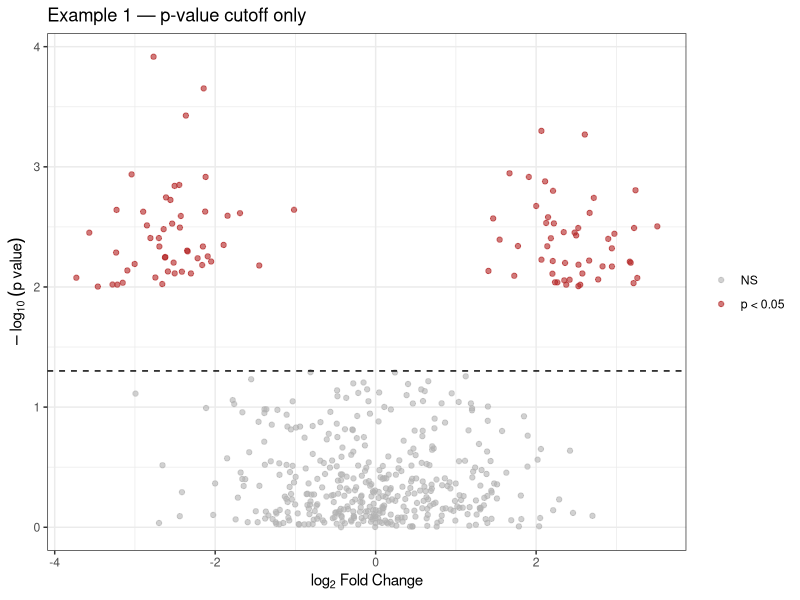
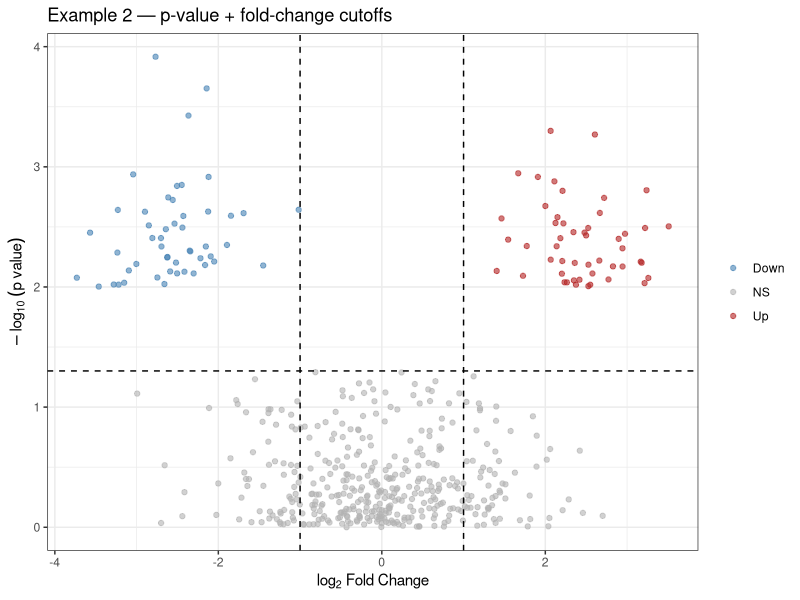
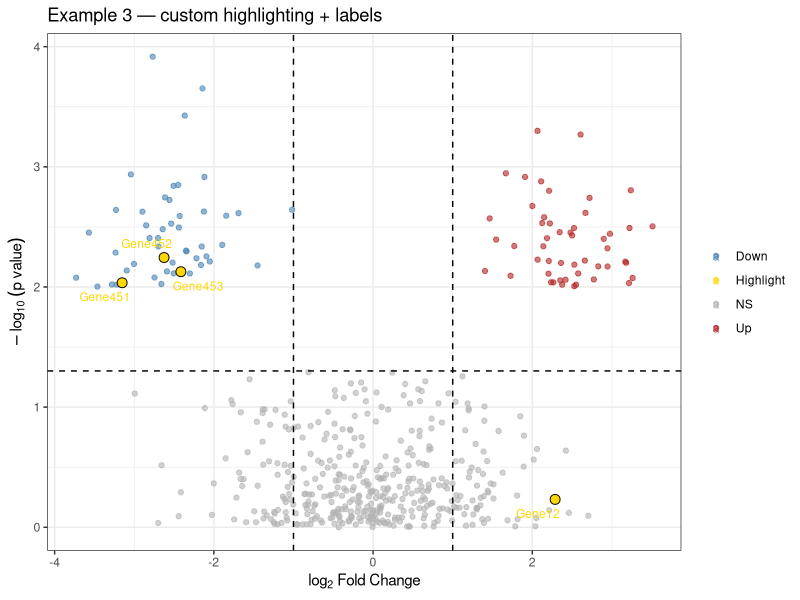
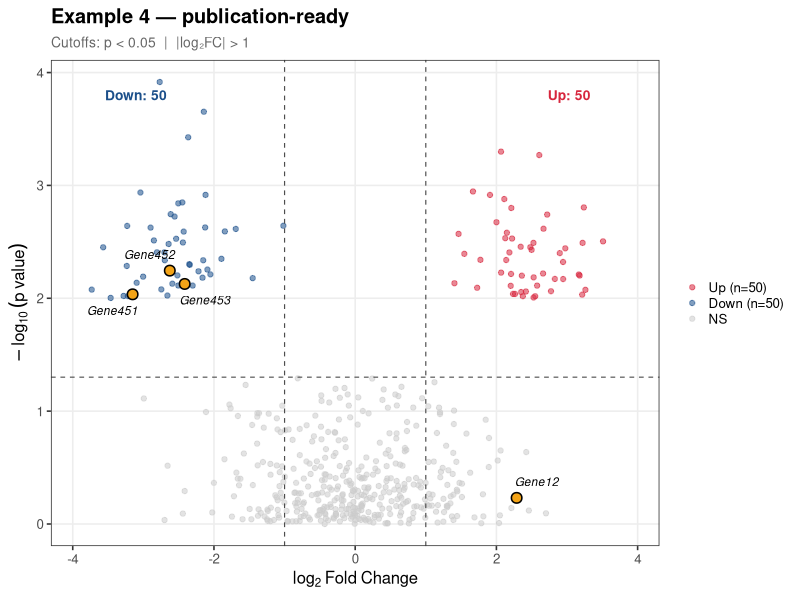

Reproduce these figures in R, in order.
# =============================================================================
# Volcano Plot Tutorial
# Builds from a minimal example to a fully customized publication figure.
# Requires: ggplot2, ggrepel
#   install.packages(c("ggplot2", "ggrepel"))
# =============================================================================

library(ggplot2)
library(ggrepel)


# =============================================================================
# SIMULATED DATA
# Replace `df` with your own data frame. It must have at least two columns:
#   - log2FC : numeric, log2 fold-change (x-axis)
#   - pvalue  : numeric, raw p-value (y-axis, -log10 transformed)
# Optional columns used in later examples:
#   - gene    : character, feature label
#   - padj    : numeric, adjusted p-value (used instead of pvalue if preferred)
# =============================================================================

set.seed(42)
n <- 500

df <- data.frame(
  gene   = paste0("Gene", seq_len(n)),
  log2FC = c(rnorm(400, mean = 0, sd = 1),          # most genes near zero
              rnorm(50,  mean =  2.5, sd = 0.5),     # upregulated
              rnorm(50,  mean = -2.5, sd = 0.5)),    # downregulated
  pvalue = c(runif(400, 0.05, 1),
              runif(50,  1e-10, 0.01),
              runif(50,  1e-10, 0.01))
)

# Add an adjusted p-value column (here just a simple BH-like scaling for demo)
df$padj <- p.adjust(df$pvalue, method = "BH")


# =============================================================================
# EXAMPLE 1 — Minimal: p-value cutoff only
# Points above the dashed line are nominally significant (p < 0.05).
# =============================================================================

p_cutoff <- 0.05

# Color by significance: TRUE = significant, FALSE = not
df$sig <- df$pvalue < p_cutoff

ggplot(df, aes(x = log2FC, y = -log10(pvalue), color = sig)) +
  geom_point(alpha = 0.6, size = 1.5) +

  # Horizontal dashed line at the p-value threshold
  geom_hline(yintercept = -log10(p_cutoff), linetype = "dashed", color = "black") +

  # Simple two-color scale: grey = NS, red = significant
  scale_color_manual(
    values = c("FALSE" = "grey70", "TRUE" = "firebrick"),
    labels = c("NS", paste0("p < ", p_cutoff)),
    name   = NULL
  ) +

  labs(
    title = "Example 1 — p-value cutoff only",
    x     = expression(log[2]~Fold~Change),
    y     = expression(-log[10]~(p~value))
  ) +
  theme_bw()


# =============================================================================
# EXAMPLE 2 — Add a log2 fold-change cutoff
# Points are only called significant if they pass BOTH thresholds.
# The two vertical dashed lines mark ±fc_cutoff.
# =============================================================================

fc_cutoff <- 1.0   # corresponds to 2-fold change on the original scale

# Classify each point into one of three groups
df$direction <- with(df, ifelse(
  pvalue >= p_cutoff | abs(log2FC) < fc_cutoff, "NS",
  ifelse(log2FC > 0, "Up", "Down")
))

ggplot(df, aes(x = log2FC, y = -log10(pvalue), color = direction)) +
  geom_point(alpha = 0.6, size = 1.5) +

  # Significance thresholds
  geom_hline(yintercept = -log10(p_cutoff), linetype = "dashed") +
  geom_vline(xintercept = c(-fc_cutoff, fc_cutoff), linetype = "dashed") +

  scale_color_manual(
    values = c("NS" = "grey70", "Up" = "firebrick", "Down" = "steelblue"),
    name   = NULL
  ) +

  labs(
    title = "Example 2 — p-value + fold-change cutoffs",
    x     = expression(log[2]~Fold~Change),
    y     = expression(-log[10]~(p~value))
  ) +
  theme_bw()


# =============================================================================
# EXAMPLE 3 — Custom highlighting + labels
# Specify a vector of gene names to highlight in a distinct color with labels.
# ggrepel automatically moves labels to avoid overlap.
# =============================================================================

# Genes you want to call out regardless of statistical thresholds
genes_of_interest <- c("Gene451", "Gene452", "Gene453", "Gene501", "Gene12")

# Add a highlight column: "highlight" if in the list, otherwise use direction
df$highlight <- ifelse(df$gene %in% genes_of_interest, "Highlight", df$direction)

# Only label the highlighted genes (passing a label column to aes)
df$label <- ifelse(df$gene %in% genes_of_interest, df$gene, NA)

ggplot(df, aes(x = log2FC, y = -log10(pvalue), color = highlight, label = label)) +
  geom_point(alpha = 0.6, size = 1.5) +

  # Draw highlighted points on top and slightly larger
  geom_point(
    data  = subset(df, highlight == "Highlight"),
    size  = 3,
    shape = 21,           # filled circle with border
    color = "black",
    fill  = "gold"
  ) +

  # Non-overlapping labels for highlighted genes
  geom_text_repel(
    na.rm         = TRUE,      # skip rows where label == NA
    size          = 3,
    box.padding   = 0.4,
    point.padding = 0.3,
    segment.color = "grey40",
    max.overlaps  = Inf        # show all labels even in dense regions
  ) +

  geom_hline(yintercept = -log10(p_cutoff), linetype = "dashed") +
  geom_vline(xintercept = c(-fc_cutoff, fc_cutoff), linetype = "dashed") +

  scale_color_manual(
    values = c(
      "NS"        = "grey70",
      "Up"        = "firebrick",
      "Down"      = "steelblue",
      "Highlight" = "gold"    # legend entry; actual color applied by geom_point above
    ),
    name = NULL
  ) +

  labs(
    title = "Example 3 — custom highlighting + labels",
    x     = expression(log[2]~Fold~Change),
    y     = expression(-log[10]~(p~value))
  ) +
  theme_bw()


# =============================================================================
# EXAMPLE 4 — Publication-ready: full customization
# Combines all of the above plus refined theme, axis limits, count annotations,
# and a cleaner legend.
# =============================================================================

# --- Count significant hits per direction for annotation text ----------------
n_up   <- sum(df$direction == "Up",   na.rm = TRUE)
n_down <- sum(df$direction == "Down", na.rm = TRUE)

# --- Custom color palette ----------------------------------------------------
pal <- c(
  "NS"        = "grey80",
  "Up"        = "#D7263D",    # vivid red
  "Down"      = "#1B4F8A",    # dark blue
  "Highlight" = "#F4A417"     # amber
)

# --- Plot --------------------------------------------------------------------
ggplot(df, aes(x = log2FC, y = -log10(pvalue), color = highlight)) +

  # All background points first
  geom_point(
    data  = subset(df, highlight != "Highlight"),
    alpha = 0.55,
    size  = 1.5
  ) +

  # Highlighted points drawn last so they sit on top
  geom_point(
    data  = subset(df, highlight == "Highlight"),
    size  = 3,
    shape = 21,
    stroke = 0.8,
    color  = "black",
    fill   = pal["Highlight"]
  ) +

  # Labels for highlighted genes
  geom_text_repel(
    data          = subset(df, highlight == "Highlight"),
    aes(label = gene),
    size          = 3,
    fontface      = "italic",
    box.padding   = 0.5,
    point.padding = 0.4,
    segment.color = "grey40",
    segment.size  = 0.3,
    max.overlaps  = Inf,
    color         = "black"   # override color aes so labels are always black
  ) +

  # Threshold lines
  geom_hline(yintercept = -log10(p_cutoff), linetype = "dashed", color = "grey30", linewidth = 0.4) +
  geom_vline(xintercept = c(-fc_cutoff, fc_cutoff), linetype = "dashed", color = "grey30", linewidth = 0.4) +

  # Annotate hit counts in the upper corners
  annotate("text",
    x = max(df$log2FC, na.rm = TRUE) * 0.95,
    y = max(-log10(df$pvalue), na.rm = TRUE) * 0.97,
    label = paste0("Up: ", n_up),
    hjust = 1, size = 3.5, color = pal["Up"], fontface = "bold"
  ) +
  annotate("text",
    x = min(df$log2FC, na.rm = TRUE) * 0.95,
    y = max(-log10(df$pvalue), na.rm = TRUE) * 0.97,
    label = paste0("Down: ", n_down),
    hjust = 0, size = 3.5, color = pal["Down"], fontface = "bold"
  ) +

  # Colors and legend labels
  scale_color_manual(
    values = pal,
    breaks = c("Up", "Down", "Highlight", "NS"),
    labels = c(
      paste0("Up (n=", n_up, ")"),
      paste0("Down (n=", n_down, ")"),
      "Highlight",
      "NS"
    ),
    name = NULL
  ) +

  # Axis labels using plotmath for subscripts
  labs(
    title    = "Example 4 — publication-ready",
    subtitle = paste0("Cutoffs: p < ", p_cutoff, "  |  |log₂FC| > ", fc_cutoff),
    x        = expression(log[2]~Fold~Change),
    y        = expression(-log[10]~(p~value))
  ) +

  # Clean theme
  theme_bw(base_size = 12) +
  theme(
    panel.grid.minor  = element_blank(),
    panel.grid.major  = element_line(color = "grey93"),
    legend.position   = "right",
    legend.key.size   = unit(0.4, "cm"),
    plot.title        = element_text(face = "bold"),
    plot.subtitle     = element_text(color = "grey40", size = 10)
  ) +

  # Lock x-axis to be symmetric around zero for visual balance
  scale_x_continuous(limits = c(-max(abs(df$log2FC)), max(abs(df$log2FC))) * 1.05)
